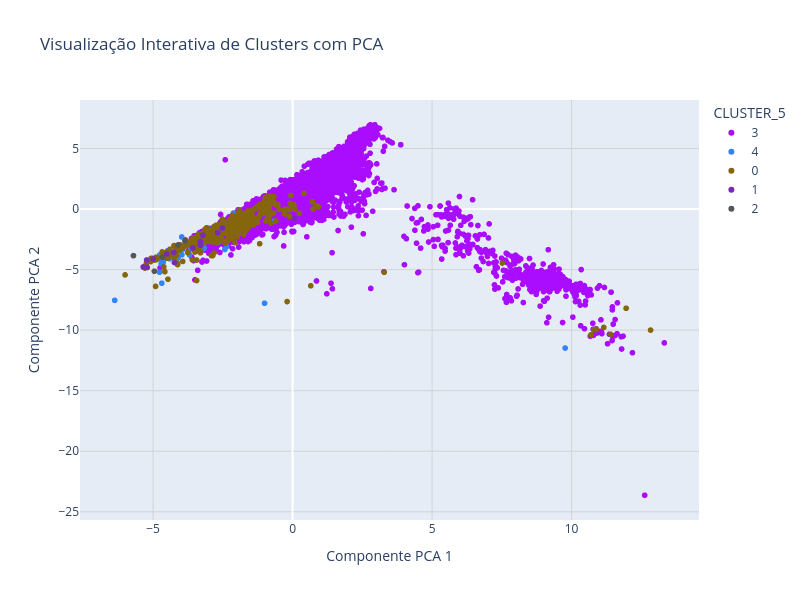

Notebook cell for this chart:
### Code cell
import plotly.express as px
import pandas as pd
import numpy as np

# A coluna de cluster (COLUNA_CLUSTER) precisa ser do tipo string/object para o Plotly
# Se a sua coluna de cluster (ex: 'CLUSTER_5') for numérica (int/uint), converta-a:
df_pca2[COLUNA_CLUSTER] = df_pca2[COLUNA_CLUSTER].astype(str)

# --- Criação do Gráfico Interativo ---
fig = px.scatter(
    df_pca2,
    x="PCA_Componente_1",
    y="PCA_Componente_2",
    # Define a coluna que será usada para colorir os pontos (os clusters)
    color=COLUNA_CLUSTER,
    # Você pode usar a paleta "hls" do Plotly, ou outras
    color_discrete_sequence=px.colors.qualitative.Alphabet,
    # Texto que aparece ao passar o mouse sobre os pontos
    hover_data=[COLUNA_CLUSTER, 'CD_CLIENTE'],
    title='Visualização Interativa de Clusters com PCA'
)

# --- Personalização e Layout ---
fig.update_layout(
    xaxis_title='Componente PCA 1',
    yaxis_title='Componente PCA 2',
    height=600,  # Altura da figura
    width=800    # Largura da figura
)

# Adiciona uma grade simples (opcional)
fig.update_xaxes(showgrid=True, gridwidth=1, gridcolor='LightGrey')
fig.update_yaxes(showgrid=True, gridwidth=1, gridcolor='LightGrey')

# Mostra o gráfico (será interativo no Jupyter Notebook/Colab)
fig.show()

### Figure 1 — Plotly figure (JSON) as saved in the notebook; plotly's stock layout.template omitted (floating-point values rounded to 4 significant figures; data arrays with more than 128 entries replaced by an {"elided": "..."} marker saying what was removed)
{"data": [{"customdata": {"elided": "10110x1 str values"}, "hovertemplate": "CLUSTER_5=%{customdata[0]}<br>PCA_Componente_1=%{x}<br>PCA_Componente_2=%{y}<extra></extra>", "legendgroup": "3", "marker": {"color": "#AA0DFE", "symbol": "circle"}, "mode": "markers", "name": "3", "showlegend": true, "type": "scattergl", "x": {"elided": "10110 float values"}, "xaxis": "x", "y": {"elided": "10110 float values"}, "yaxis": "y"}, {"customdata": [["4"], ["4"], ["4"], ["4"], ["4"], ["4"], ["4"], ["4"], ["4"], ["4"], ["4"], ["4"], ["4"], ["4"], ["4"], ["4"], ["4"], ["4"], ["4"], ["4"], ["4"], ["4"], ["4"], ["4"], ["4"], ["4"], ["4"], ["4"], ["4"], ["4"], ["4"], ["4"], ["4"], ["4"], ["4"], ["4"], ["4"], ["4"], ["4"], ["4"], ["4"], ["4"], ["4"], ["4"], ["4"], ["4"], ["4"], ["4"], ["4"], ["4"]], "hovertemplate": "CLUSTER_5=%{customdata[0]}<br>PCA_Componente_1=%{x}<br>PCA_Componente_2=%{y}<extra></extra>", "legendgroup": "4", "marker": {"color": "#3283FE", "symbol": "circle"}, "mode": "markers", "name": "4", "showlegend": true, "type": "scattergl", "x": [-0.6605, -4.485, -4.786, -4.768, -1.585, -2.795, -4.105, -3.208, -3.717, -4.627, -2.367, -3.968, -4.712, -3.044, -2.251, -3.006, -2.159, -3.012, -2.119, -2.632, -3.506, -3.651, -2.792, -2.796, -3.696, -3.166, -3.212, -4.405, -4.399, -4.762, -4.385, -3.975, -5.041, -1.712, -2.427, -5.321, -6.377, -4.64, -1.981, -4.689, -4.356, -1.004, -2.49, -2.612, -2.918, -3.871, -3.935, -3.157, -2.204, 9.769], "xaxis": "x", "y": [-0.9826, -3.448, -4.113, -5.21, -0.9259, -1.727, -4.026, -2.584, -3.66, -4.115, -3.094, -3.773, -4.526, -1.836, -1.561, -1.657, -0.9129, -2.114, -0.3297, -2.681, -2.63, -3.25, -1.827, -2.201, -3.783, -3.214, -3.318, -4.1, -3.34, -3.781, -3.527, -2.302, -4.063, -1.226, -3.33, -4.759, -7.535, -4.399, -1.07, -6.12, -3.516, -7.775, -1.911, -2.441, -1.705, -2.934, -3.325, -2.759, -2.02, -11.47], "yaxis": "y"}, {"customdata": {"elided": "436x1 str values"}, "hovertemplate": "CLUSTER_5=%{customdata[0]}<br>PCA_Componente_1=%{x}<br>PCA_Componente_2=%{y}<extra></extra>", "legendgroup": "0", "marker": {"color": "#85660D", "symbol": "circle"}, "mode": "markers", "name": "0", "showlegend": true, "type": "scattergl", "x": {"elided": "436 float values"}, "xaxis": "x", "y": {"elided": "436 float values"}, "yaxis": "y"}, {"customdata": [["1"], ["1"], ["1"], ["1"], ["1"], ["1"], ["1"], ["1"], ["1"], ["1"], ["1"], ["1"], ["1"], ["1"]], "hovertemplate": "CLUSTER_5=%{customdata[0]}<br>PCA_Componente_1=%{x}<br>PCA_Componente_2=%{y}<extra></extra>", "legendgroup": "1", "marker": {"color": "#782AB6", "symbol": "circle"}, "mode": "markers", "name": "1", "showlegend": true, "type": "scattergl", "x": [-4.995, -5.232, -2.685, -4.254, -2.519, 0.07797, -3.305, -4.508, -3.304, -3.583, -5.209, -5.355, -3.216, -4.237], "xaxis": "x", "y": [-4.118, -4.205, -1.958, -3.581, -1.567, -0.7865, -2.68, -3.695, -2.983, -3.212, -4.819, -4.782, -2.155, -4.412], "yaxis": "y"}, {"customdata": [["2"], ["2"], ["2"], ["2"], ["2"]], "hovertemplate": "CLUSTER_5=%{customdata[0]}<br>PCA_Componente_1=%{x}<br>PCA_Componente_2=%{y}<extra></extra>", "legendgroup": "2", "marker": {"color": "#565656", "symbol": "circle"}, "mode": "markers", "name": "2", "showlegend": true, "type": "scattergl", "x": [-4.663, -4.107, -4.955, -5.704, -3.857], "xaxis": "x", "y": [-3.986, -2.962, -5.134, -3.844, -2.624], "yaxis": "y"}], "layout": {"height": 600, "legend": {"title": {"text": "CLUSTER_5"}, "tracegroupgap": 0}, "title": {"text": "Visualização Interativa de Clusters com PCA"}, "width": 800, "xaxis": {"anchor": "y", "domain": [0, 1], "gridcolor": "LightGrey", "gridwidth": 1, "showgrid": true, "title": {"text": "Componente PCA 1"}}, "yaxis": {"anchor": "x", "domain": [0, 1], "gridcolor": "LightGrey", "gridwidth": 1, "showgrid": true, "title": {"text": "Componente PCA 2"}}}}
